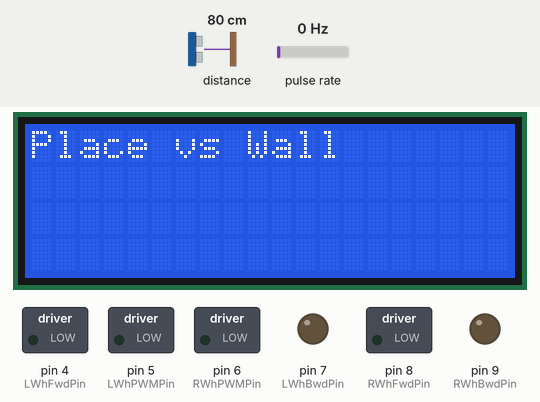
Recording of a sketch running on a simulated Arduino Uno, built with avr-gcc and run on an emulated ATmega328P. Shown: 20×4 character LCD, switched loads named in the sketch (green lamp = pin HIGH), output pins drawn as LEDs (lit = HIGH). Wiring (inferred from the names in the program): pulse sensor: data pin 2. Inputs (shaded band) come from the test bench; at power-on: pulse rate 0 Hz, distance to the obstacle 80 cm.

Above: at 0.1 s.
At 4.3 s:
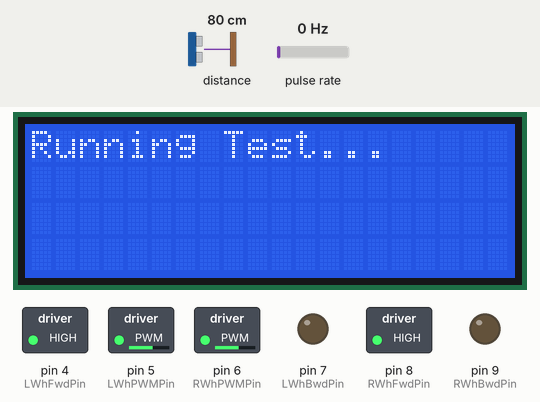
4.4 s: pulse rate (sensor on pin 2) set to 8 Hz
7.4 s: pulse rate (sensor on pin 2) set to 12 Hz
At 8.5 s:
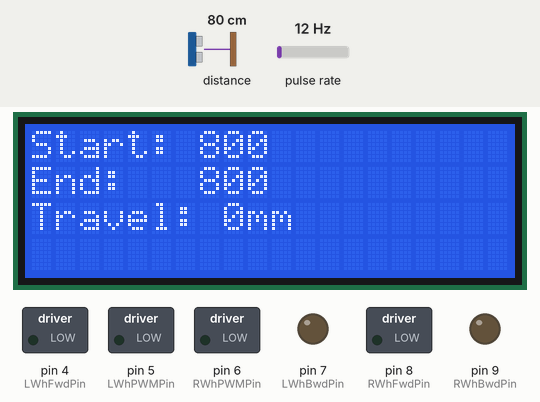
Timing chart, 0 to 10.4 s (numbered marks = the images above; inputs shaded):
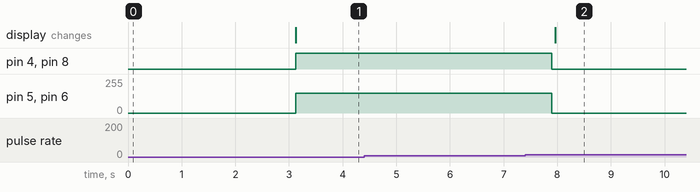

The sketch:

ticksToMillimetersTester.ino
```cpp
#include <Wire.h>
#include <LiquidCrystal_I2C.h>
#include "Adafruit_VL53L0X.h"

// Pins
const int LWhFwdPin = 4;
const int LWhBwdPin = 7;
const int LWhPWMPin = 5;
const int RWhFwdPin = 8;
const int RWhBwdPin = 9;
const int RWhPWMPin = 6;
const int encoderPinL = 2;

// Objects
Adafruit_VL53L0X lox = Adafruit_VL53L0X();
LiquidCrystal_I2C lcd(0x27, 20, 4);

// Variables
volatile long cntrL = 0;
int startDist = 0;
int endDist = 0;
bool testFinished = false;

void setup() {
  pinMode(LWhFwdPin, OUTPUT);
  pinMode(LWhBwdPin, OUTPUT);
  pinMode(LWhPWMPin, OUTPUT);
  pinMode(RWhFwdPin, OUTPUT);
  pinMode(RWhBwdPin, OUTPUT);
  pinMode(RWhPWMPin, OUTPUT);

  attachInterrupt(digitalPinToInterrupt(2), countTicks, CHANGE);

  lcd.init();
  lcd.backlight();

  if (!lox.begin()) {
    lcd.print("TOF Error!");
    while(1);
  }

  lcd.print("Place vs Wall");
  delay(3000); // Time to place robot facing a wall

  // Take initial measurement
  VL53L0X_RangingMeasurementData_t measure;
  lox.rangingTest(&measure, false);
  startDist = measure.RangeMilliMeter;

  lcd.clear();
  lcd.print("Running Test...");
}

void loop() {
  if (cntrL < 60) {
    // Drive forward at 150 power
    digitalWrite(LWhFwdPin, HIGH);
    digitalWrite(LWhBwdPin, LOW);
    analogWrite(LWhPWMPin, 150);

    digitalWrite(RWhFwdPin, HIGH);
    digitalWrite(RWhBwdPin, LOW);
    analogWrite(RWhPWMPin, 150);
  }
  else if (!testFinished) {
    // Stop immediately
    digitalWrite(LWhFwdPin, LOW);
    digitalWrite(RWhFwdPin, LOW);
    analogWrite(LWhPWMPin, 0);
    analogWrite(RWhPWMPin, 0);

    // Take final measurement
    VL53L0X_RangingMeasurementData_t measure;
    lox.rangingTest(&measure, false);
    endDist = measure.RangeMilliMeter;

    int traveled = startDist - endDist;

    // Display Results
    lcd.clear();
    lcd.setCursor(0,0);
    lcd.print("Start: "); lcd.print(startDist);
    lcd.setCursor(0,1);
    lcd.print("End:   "); lcd.print(endDist);
    lcd.setCursor(0,2);
    lcd.print("Travel: "); lcd.print(traveled);
    lcd.print("mm");

    testFinished = true;
  }
}

void countTicks() {
  cntrL++;
}
```

Measured:
- the behaviour switches between 10 and 11 Hz on pulse rate (sensor on pin 2) (found by bisection; images 1 and 2)
- after the input at 4.4 s, every drawn part: stays the same
